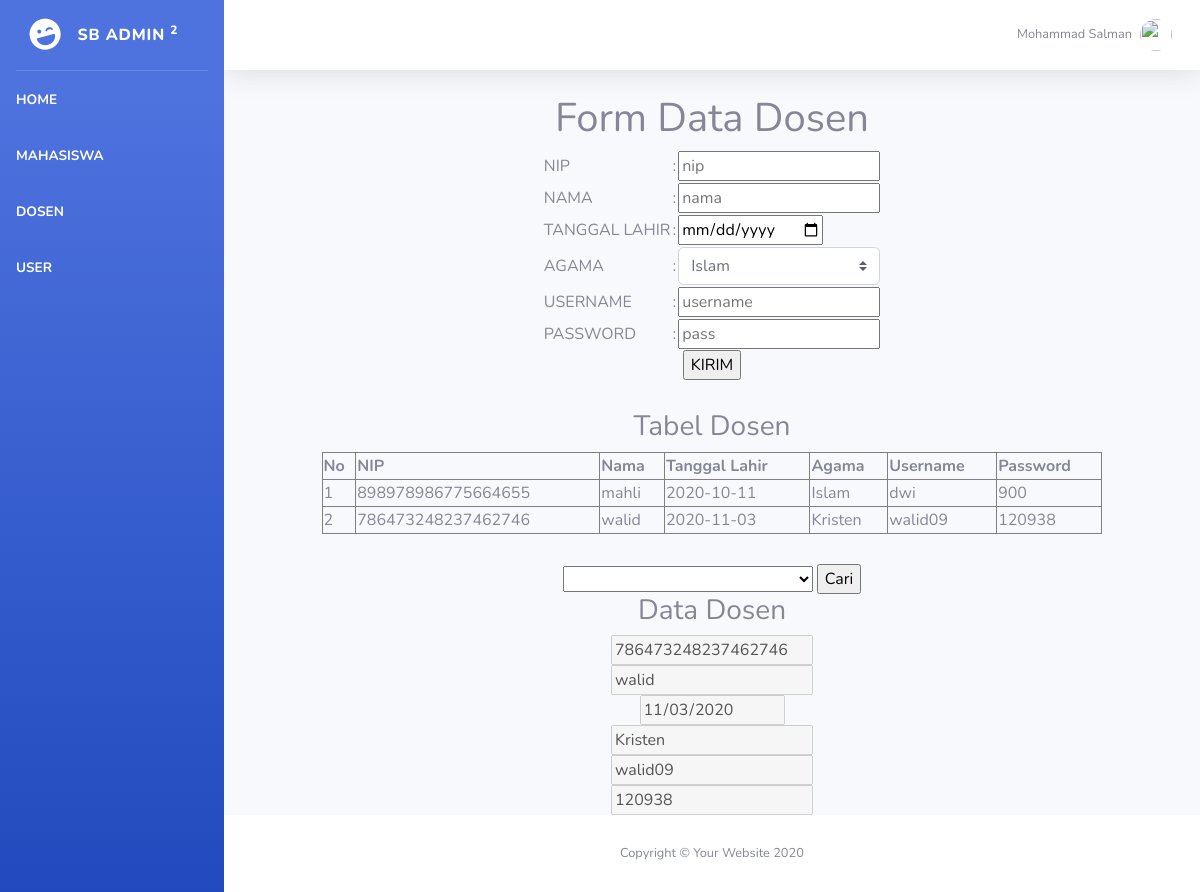
/web_bootstrap_mohammad_salman_tugas/dosen.php?nip=786473248237462746, run on the app's committed database.
### tables this page shows
CREATE TABLE `dosen` (
  `nip` varchar(18) NOT NULL,
  `nama` varchar(50) NOT NULL,
  `tanggal_lahir` date NOT NULL,
  `agama` varchar(20) NOT NULL,
  `username` varchar(30) NOT NULL,
  `password` varchar(30) NOT NULL
);

### web_bootstrap_mohammad_salman_tugas/dosen.php (the view, shortened to what this page needs)
<?php
include_once("config.php");
$result = mysqli_query($mysqli, "SELECT * FROM dosen ORDER BY nip DESC");
?>
<!DOCTYPE html>
<html lang="en">
<head>
  <link href="vendor/fontawesome-free/css/all.min.css" rel="stylesheet" type="text/css">
  <link href="css/sb-admin-2.min.css" rel="stylesheet">
</head>
<body id="page-top">
  <div id="wrapper">
    <?php include "./sidebar.php"?>
    <div id="content-wrapper" class="d-flex flex-column">
      <div id="content">
        <nav class="navbar navbar-expand navbar-light bg-white topbar mb-4 static-top shadow">
          <ul class="navbar-nav ml-auto">
            <li class="nav-item dropdown no-arrow">
              <a class="nav-link dropdown-toggle" href="#" id="userDropdown" role="button" data-toggle="dropdown" aria-haspopup="true" aria-expanded="false">
                <span class="mr-2 d-none d-lg-inline text-gray-600 small">Mohammad Salman</span>
                <img class="img-profile rounded-circle" src="https://source.unsplash.com/QAB-WJcbgJk/60x60">
              </a>
            </li>
          </ul>
        </nav>
      <center>
  <h1>Form Data Dosen</h1>
  <form action="simpand.php" method="POST">
    <table>
      <tr>
        <td>NIP</td>
        <td>:</td>
        <td><input type="text" name="ta" placeholder="nip" onKeyDown="textCounter(this.form.ta,this.form.countDisplay);" onKeyUp="textCounter(this.form.ta,this.form.countDisplay);"></td>
      </tr>
      <tr>
        <td>NAMA</td>
        <td>:</td>
        <td><input type="text" name="nama" placeholder="nama" onkeypress="return huruf(event)" onkeydown="return namafungsi(event)"></td>
      </tr>
      <tr>
        <td>TANGGAL LAHIR</td>
        <td>:</td>
        <td><input type="date" name="tgl_lahir"></td>
      </tr>
      <tr>
        <td>AGAMA</td>
        <td>:</td>
        <td><select class="custom-select" name="agama">
                <option value="Islam">Islam</option>
            </select>
        </td>
      </tr>
      <tr>
        <td>USERNAME</td>
        <td>:</td>
        <td><input type="text" name="username" placeholder="username"></td>
      </tr>
      <tr>
        <td>PASSWORD</td>
        <td>:</td>
        <td><input type="password" name="password" placeholder="pass"></td>
      </tr>
    </table>
    <center><input type="submit" name="" value="KIRIM"></center>
    <h3 style="margin-top: 30px;">Tabel Dosen</h3>
    <table width='80%' border=1>
    <tr>
       <th>No</th> <th>NIP</th> <th>Nama</th> <th>Tanggal Lahir</th> <th>Agama</th> <th>Username</th> <th>Password</th>
    </tr>
    <?php
    $no=1;
    while($user_data = mysqli_fetch_array($result)) {
        echo "<tr>";
        echo "<td>".$no++."</td>";
        echo "<td>".$user_data['nip']."</td>";
        echo "<td>".$user_data['nama']."</td>";
        echo "<td>".$user_data['tanggal_lahir']."</td>";
        echo "<td>".$user_data['agama']."</td>";
        echo "<td>".$user_data['username']."</td>";
        echo "<td>".$user_data['password']."</td>";
    }
    ?>
    </table>
  </form>
  <form>
    <div style="margin-top: 30px;">
    <form method="GET">
      <select name="nip">
        <option value=""></option>
          <?php
            $result = mysqli_query($mysqli,"SELECT * FROM dosen");
            while($user_data = mysqli_fetch_array($result)){
              ?>
                <option value="<?=$user_data['nip']?>"><?=$user_data['nip']." - ".$user_data['nama']?></option>
          <?php
        }
       ?>
      </select>
      <input type="submit" value="Cari">
    </form>
    <?php
      if (isset($_GET['nip'])) {
        if ($_GET['nip']!="") {
          $result = mysqli_query($mysqli,"SELECT * FROM dosen WHERE nip='".$_GET['nip']."'");
          $user_data = mysqli_fetch_assoc($result);
          ?>
          <form>
          <h3>Data Dosen</h3>
            <input type="text" name="nip" placeholder="nip" disabled value="<?=$user_data['nip']?>"><br>
            <input type="text" name="nama" placeholder="nama" disabled value="<?=$user_data['nama']?>"><br>
            <input type="date" name="tgl_lahir" placeholder="tgl" disabled value="<?=$user_data['tanggal_lahir']?>"><br>
            <input type="text" name="agama" placeholder="agama" disabled value="<?=$user_data['agama']?>"><br>
            <input type="text" name="username" placeholder="username" disabled value="<?=$user_data['username']?>"><br>
            <input type="text" name="password" placeholder="alamat" disabled value="<?=$user_data['password']?>"><br>
          </form>
          <?php
        }else{
          echo "Oops nip harus di isi";
        }
      }
     ?>
  </div>
      <footer class="sticky-footer bg-white">
        <div class="container my-auto">
          <div class="copyright text-center my-auto">
            <span>Copyright &copy; Your Website 2020</span>
          </div>
        </div>
      </footer>
    </div>
  </div>
</body>
</html>

### data on the page
dosen: nip "898978986775664655", nama "mahli", tanggal_lahir "2020-10-11", agama "Islam", username "dwi", password "900"
dosen: nip "786473248237462746", nama "walid", tanggal_lahir "2020-11-03", agama "Kristen", username "walid09", password "120938", tgl_lahir "11/03/2020"
